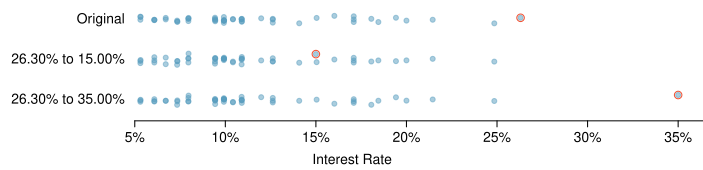

This figure's R source:
library(openintro)
data(COL)

set.seed(16)

jitter <- 0.05

p1 <- loan50$interest_rate
p2 <- p1
p2[which.max(p2)] <- 15
p3 <- p1
p3[which.max(p1)] <- 35
n1 <- length(p1)

myPDF("loan_int_rate_robust_ex.pdf",
      7.04,
      1.7,
      mar = c(2.45, 0, 0, 0),
      mgp = c(1.35, 0.25, 0),
      cex.lab = 0.85)

y1 <- rep(3, n1) + rnorm(n1, sd = jitter)
plot(p1, y1,
    xlab = 'Interest Rate',
    ylab = '',
    pch = 20,
    col = COL[1,3],
    xlim = c(-1, max(p1, p2, p3)),
    ylim = c(0.6, 3.4),
    axes = FALSE)
points(max(p1), y1[which.max(p1)],
    col = COL[4])

at <- seq(5, 100, 5)
AxisInPercent(1, at, cex.axis = 0.8)
text(5, 3, 'Original', pos = 2, cex = 0.8)

y2 <- rep(2, n1) + rnorm(n1, sd = jitter)
y2[p2 == 15] <- 2.15
points(p2, y2,
    pch = 20, col = COL[1, 3])
points(15, y2[p2 == 15],
    col = COL[4])
text(5, 2,
     '26.30% to 15.00%',
     pos = 2,
     cex = 0.8)

y3 <- rep(1, n1) + rnorm(n1, sd = jitter)
points(p3, y3,
    pch = 20, col = COL[1, 3])
points(35, y3[p3 == 35],
    col = COL[4])
text(5, 1,
     '26.30% to 35.00%',
     pos = 2,
     cex = 0.8)

dev.off()


# _____ Summary Statistics _____ #
GetSummaries <- function(p) {
  temp <- round(quantile(p, c(0.25, 0.5, 0.75)), 3)
  hold <- temp[3] - temp[1]
  names(hold) <- NULL
  return(c(temp,
           IQR = hold,
           mean = mean(p),
           sd = sd(p)))
}
GetSummaries(p1)
GetSummaries(p2)
GetSummaries(p3)
